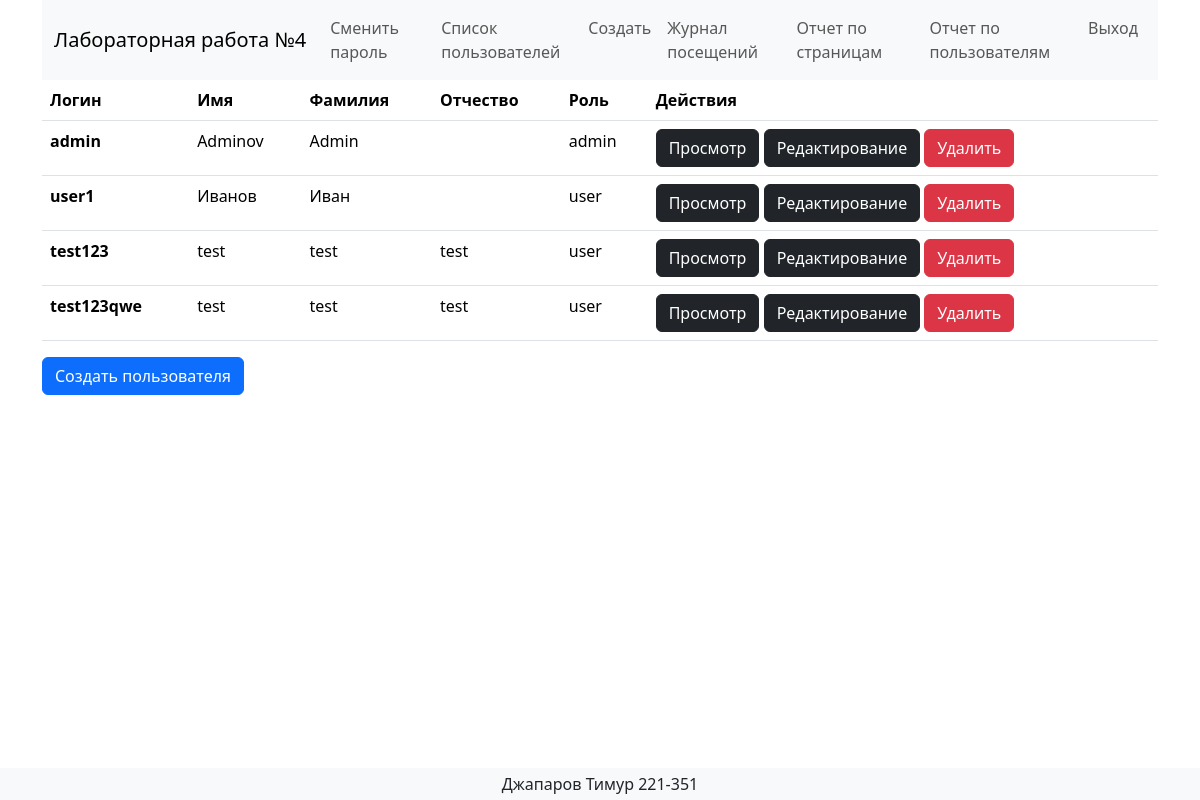
The app's page /users/ (signed in) with its own data.
### app.py (models this page shows)
class User(UserMixin, db.Model):
    id = db.Column(db.Integer, primary_key=True)
    login = db.Column(db.String(150), unique=True, nullable=False)
    password_hash = db.Column(db.String(150), nullable=False)
    last_name = db.Column(db.String(150), nullable=True)
    first_name = db.Column(db.String(150), nullable=False)
    middle_name = db.Column(db.String(150), nullable=True)
    role_id = db.Column(db.Integer, db.ForeignKey('role.id'), nullable=True)
    created_at = db.Column(db.DateTime, default=db.func.current_timestamp())
    visit_log = db.relationship('VisitLog', backref='user', lazy='dynamic')
    @property
    def role_name(self):
        return self.role.name if self.role else 'Не назначена'

class Role(db.Model):
    id = db.Column(db.Integer, primary_key=True)
    name = db.Column(db.String(150), nullable=False)
    description = db.Column(db.String(150), nullable=True)
    users = db.relationship('User', backref='role', lazy=True)

### app.py (the view)
@app.route('/users/')
@login_required
@check_rights(['admin'])
def show_users():
    users = User.query.all()
    return render_template('users/index.html', users=users)

### app.py (called while the page is built)
def check_rights(roles):
    def decorator(func):
        @wraps(func)
        def wrapper(*args, **kwargs):
            if current_user.is_authenticated and current_user.role.name in roles:
                return func(*args, **kwargs)
            else:
                flash("У вас недостаточно прав для доступа к данной странице.", "danger")
                return redirect(url_for('index'))
        return wrapper
    return decorator

@login_manager.user_loader
def load_user(user_id):
    return User.query.get(int(user_id))

@app.before_request
def log_visit():
    if 'static' not in request.path:
        visit_log = VisitLog(path=request.path, user_id=current_user.id if current_user.is_authenticated else None)
        db.session.add(visit_log)
        db.session.commit()

### templates/users/index.html (shortened to what this page needs)
{% extends 'base.html' %}
{% block content %}
    <div class="container">
        <table class="table">
            <thead>
              <tr>
                <th scope="col">Логин</th>
                <th scope="col">Имя</th>
                <th scope="col">Фамилия</th>
                <th scope="col">Отчество</th>
                <th scope="col">Роль</th>
                <th scope="col">Действия</th>
              </tr>
            </thead>
            <tbody>
              {% for user in users %}
              <tr>
                <th scope="row">{{user.login}}</th>
                <td>{{user.last_name}}</td>
                <td>{{user.first_name}}</td>
                <td>
                  {% if user.middle_name %}
                    {{user.middle_name}}
                  {% endif %}
                </td>
                <td>{{user.role_name}}</td>
                <td>
                  <a class="btn btn-dark" href="{{url_for('show_user', user_id=user.id)}}">Просмотр</a>
                  {% if current_user.is_authenticated and current_user.role.name == 'admin' %}
                    <a class="btn btn-dark" href="{{url_for('edit', user_id=user.id)}}">Редактирование</a>
                    <button class="btn btn-danger" data-bs-toggle="modal" data-bs-target="#deleteModal_{{user.id}}">Удалить</button>
                  {% endif %}
                </td>
              </tr>
              {% endfor %}
            </tbody>
        </table>
        {% if current_user.is_authenticated and current_user.role.name == 'admin' %}
            <a href="{{ url_for('create') }}" class="btn btn-primary">Создать пользователя</a>
        {% endif %}
    </div>
{% endblock %}

### records on screen
User: login "admin", last_name "Adminov", first_name "Admin", role_name "admin"
User: login "user1", last_name "Иванов", first_name "Иван", role_name "user"
User: login "test123", last_name "test", first_name "test", middle_name "test", role_name "user"
User: login "test123qwe", last_name "test", first_name "test", middle_name "test", role_name "user"
